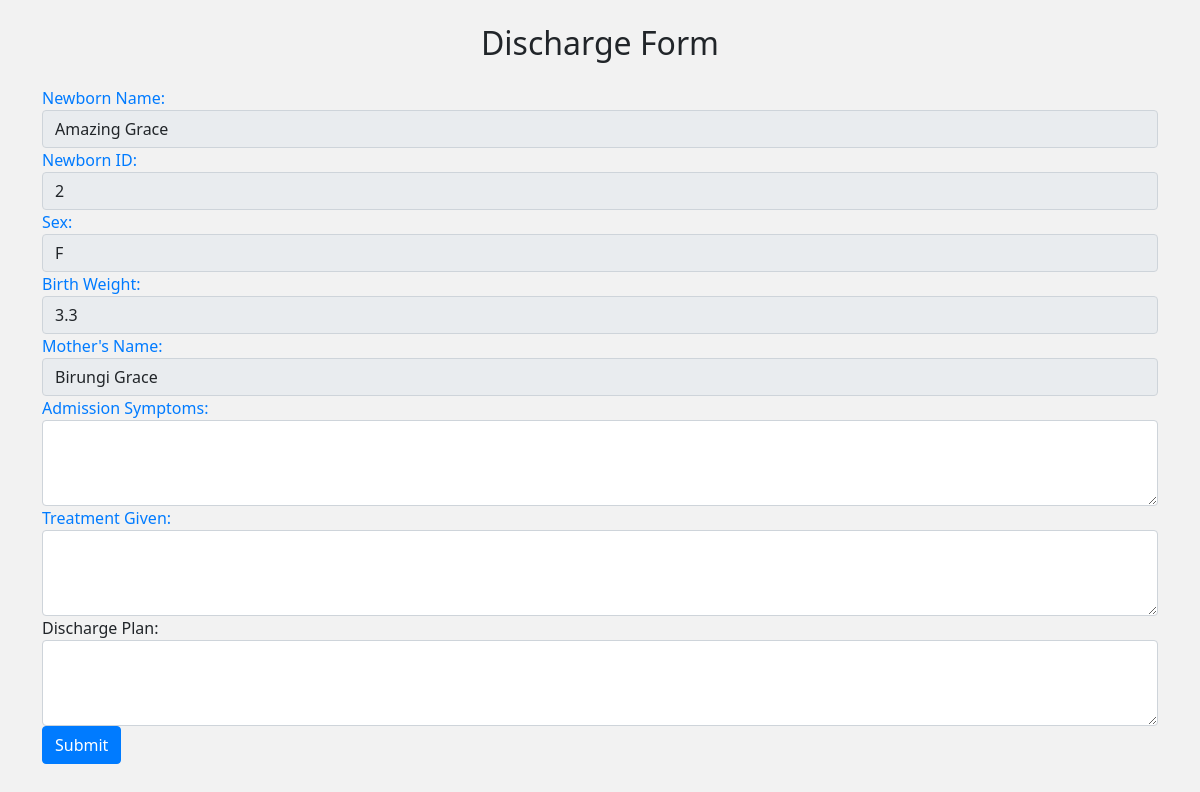
Before: /newborn/discharge/2/ with the older database file.
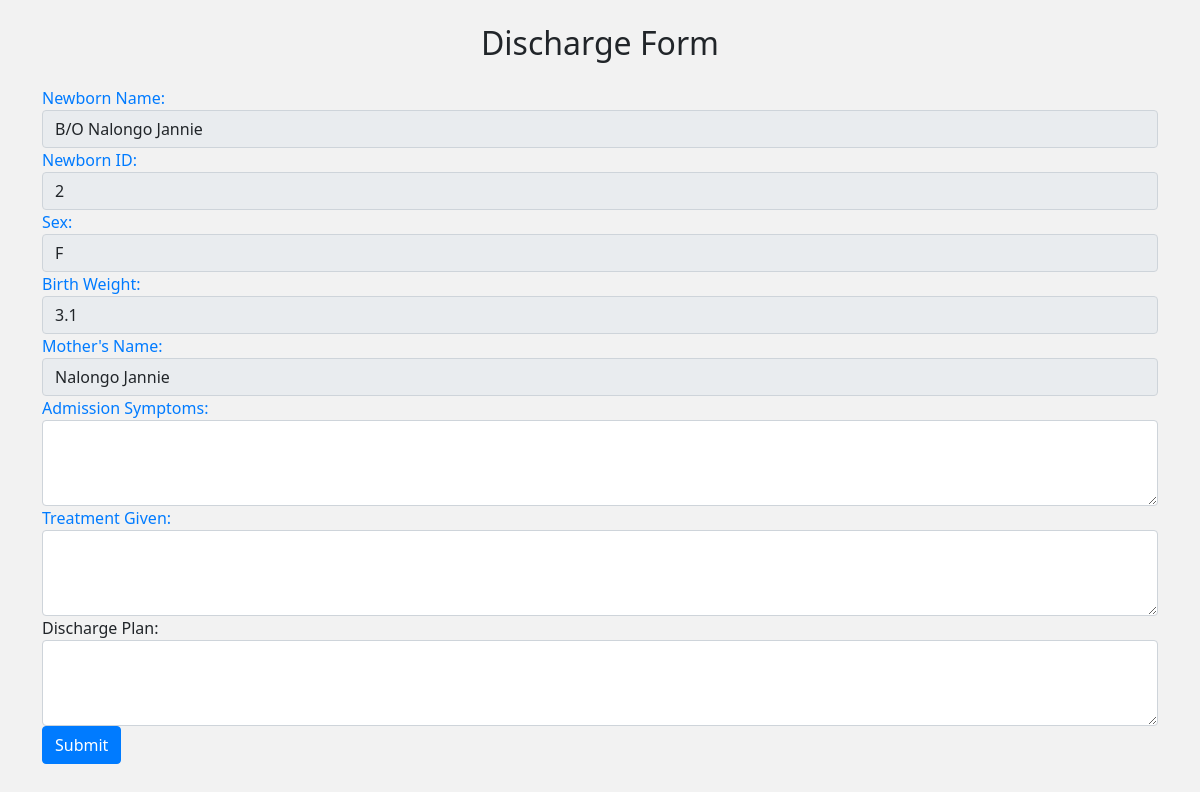
After: the same page with the newer database file.
### newborn/models.py (models this page shows, shortened)
class NewbornAdmission(models.Model):
    PLACE_OF_BIRTH_CHOICES = [
        ('Hospital', 'Hospital'),
        ('Along the road', 'Along the road'),
        ('Home', 'Home'),
    ]
    MODE_OF_DELIVERY_CHOICES = [
        ('SVD', 'SVD (Spontaneous Vaginal Delivery)'),
        ('C/S', 'C/S (Caesarean Section)'),
    ]
    MEANS_OF_TRANSPORT_CHOICES = [
        ('Ambulance', 'Ambulance'),
        ('Public means', 'Public means'),
    ]
    YES_NO_CHOICES = [
        ('Yes', 'Yes'),
        ('No', 'No'),
    ]
    SEX = [
        ('M', 'M'),
        ('F', 'F'),
    ]
    admission_date = models.DateTimeField()
    name = models.CharField(max_length=100)
    sex = models.CharField(max_length=100, choices=SEX)
    birth_weight = models.DecimalField(max_digits=2, decimal_places=1)
    delivery_date = models.DateTimeField()
    place_of_birth = models.CharField(max_length=20, choices=PLACE_OF_BIRTH_CHOICES)
    hospital_name = models.CharField(max_length=100, blank=True, null=True)
    mode_of_delivery = models.CharField(max_length=3, choices=MODE_OF_DELIVERY_CHOICES)
    indication = models.CharField(max_length=100, blank=True, null=True)
    resuscitation_done = models.CharField(max_length=3, choices=YES_NO_CHOICES)
    resuscitation_choices_1 = models.BooleanField(verbose_name='Bag&Mask', default=False, blank=True)
    resuscitation_choices_2 = models.BooleanField(verbose_name='Oxygen', default=False, blank=True)
    referred_in = models.CharField(max_length=3, choices=YES_NO_CHOICES)
    facility_name = models.CharField(max_length=100, blank=True, null=True)
    referral_date_time = models.DateTimeField(blank=True, null=True)
    reason_for_referral = models.CharField(max_length=100, blank=True, null=True)
    means_of_transport = models.CharField(max_length=20, choices=MEANS_OF_TRANSPORT_CHOICES, blank=True, null=True)
    oxygen_transport = models.CharField(max_length=3, choices=YES_NO_CHOICES, blank=True, null=True)
    mother = models.ForeignKey(MotherDetails, on_delete=models.CASCADE, null=True)

class MotherDetails(models.Model):
    name = models.CharField(max_length=50)
    age = models.IntegerField(default=28)
    blood_group = models.CharField(max_length=50, choices=BLOOD_GROUP)
    parity = models.CharField(max_length=100)
    number_of_living_children = models.CharField(max_length=100)
    hiv_status = models.CharField(max_length=50, choices=HIV_STATUS)
    level_of_education = models.CharField(max_length=50, choices=LEVEL_OF_EDUCATION)
    occupation = models.CharField(max_length=50, choices=OCCUPATION)
    location = models.ForeignKey(MotherLocation, on_delete=models.CASCADE, null=True)

### newborn/views.py (the view)
# urls.py: path('newborn/discharge/<int:pk>/', views.discharge_form, name='discharge'),
def discharge_form(request, pk):
    newborn = NewbornAdmission.objects.get(pk=pk)
    return render(request, 'newborn/discharge_form.html', {'newborn': newborn})

### newborn/templates/newborn/discharge_form.html (shortened to what this page needs)
{% load static %}
{% load bootstrap5 %}
<!DOCTYPE html>
<html>
<head>
    <link rel="stylesheet" type="text/css" href="{% static 'bootstrap/css/bootstrap.min.css' %}">
</head>
<body>
	<div class="container">
		<h2 class="text-center my-4">Discharge Form</h2>
		<form>
			<div class="form-group">
				<label for="newborn-name">Newborn Name:</label>
				<input type="text" class="form-control" id="newborn-name" value="{{ newborn.name }}" disabled>
			</div>
			<div class="form-group">
				<label for="newborn-id">Newborn ID:</label>
				<input type="text" class="form-control" id="newborn-id" value="{{ newborn.id }}" disabled>
			</div>
			<div class="form-group">
				<label for="sex">Sex:</label>
				<input type="text" class="form-control" id="sex" value="{{ newborn.sex }}" disabled>
			</div>
			<div class="form-group">
				<label for="birth-weight">Birth Weight:</label>
				<input type="text" class="form-control" id="birth-weight" value="{{ newborn.birth_weight }}" disabled>
			</div>
			<div class="form-group">
				<label for="mother-name">Mother's Name:</label>
				<input type="text" class="form-control" id="mother-name" value="{{ newborn.mother.name }}" disabled>
			</div>
			<div class="form-group">
				<label for="admission-symptoms">Admission Symptoms:</label>
				<textarea class="form-control" id="admission-symptoms" rows="3"></textarea>
			</div>
			<div class="form-group">
				<label for="treatment-given">Treatment Given:</label>
				<textarea class="form-control" id="treatment-given" rows="3"></textarea>
			</div>
			<div class="form-group">
				<labelfor="discharge-plan">Discharge Plan:</label>
			<textarea class="form-control" id="discharge-plan" rows="3"></textarea>
			</div>
			<button type="submit" class="btn btn-primary">Submit</button>
		</form>
	</div>
</body>
</html>

Changed rows visible on the page:
changed NewbornAdmission id 2: name "Amazing Grace" → "B/O Nalongo Jannie"; birth_weight "3.3" → "3.1"; mother.name "Birungi Grace" → "Nalongo Jannie"
